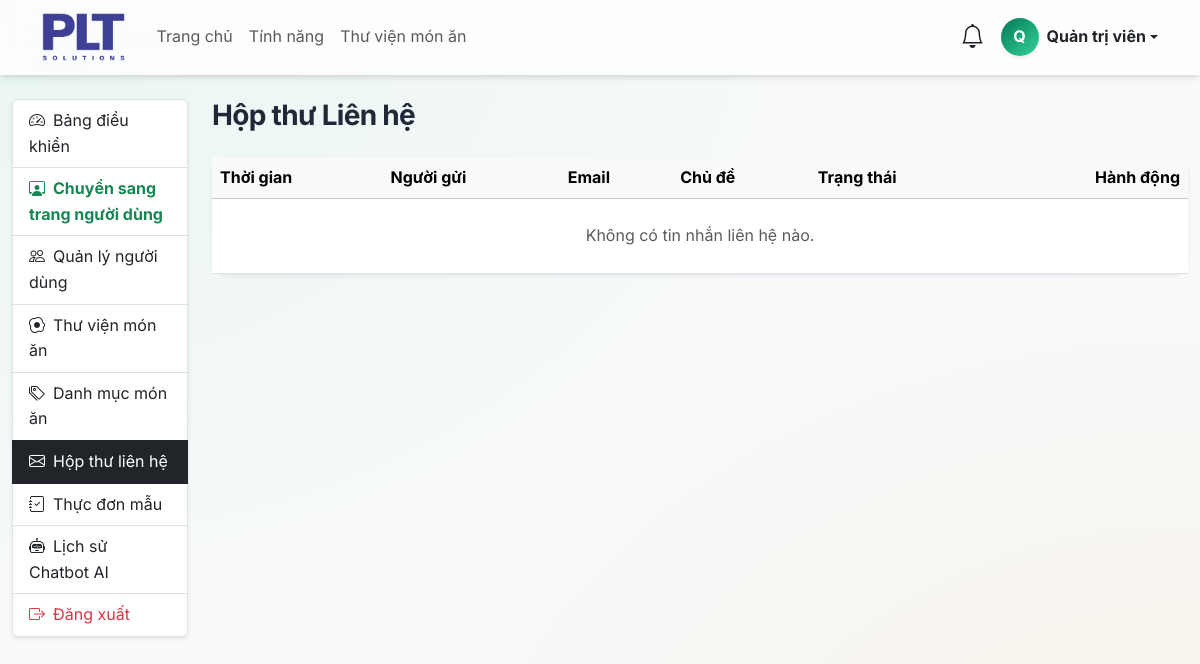
/admin/contact-messages.php (signed in), run on an earlier commit of the app's database.
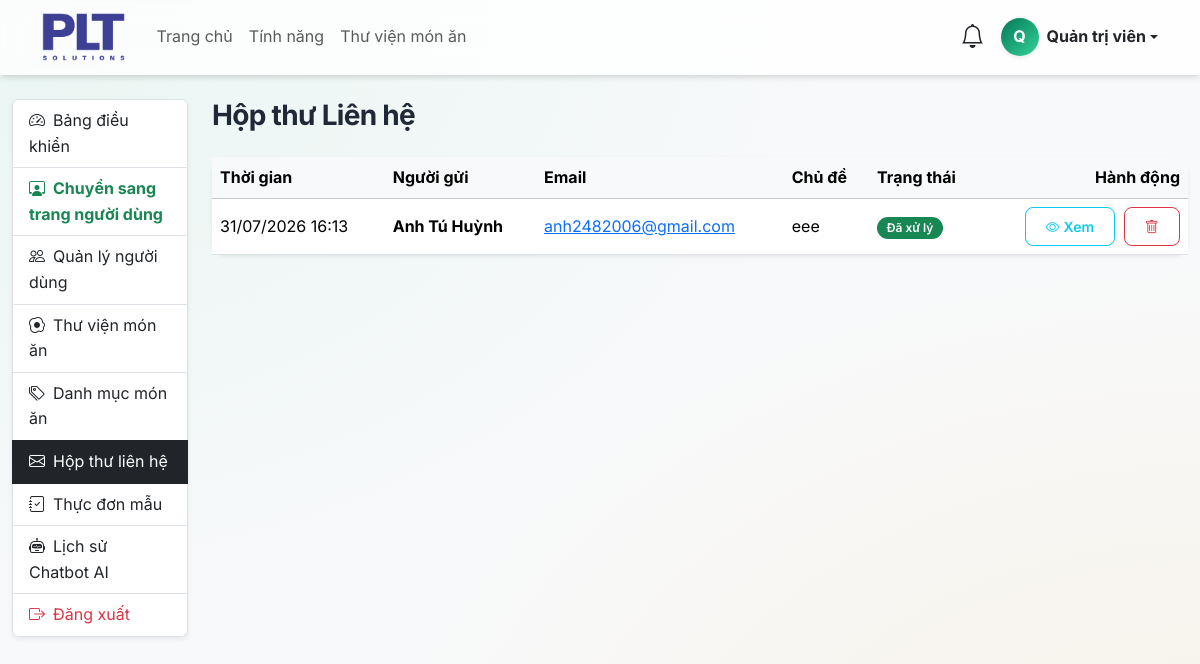
And on a later commit of the database.
### tables this page shows
CREATE TABLE IF NOT EXISTS `contact_messages` (
  `id` bigint UNSIGNED NOT NULL AUTO_INCREMENT,
  `full_name` varchar(150) NOT NULL,
  `email` varchar(190) NOT NULL,
  `subject` varchar(200) NOT NULL,
  `message` text NOT NULL,
  `status` enum('new','read','replied') NOT NULL DEFAULT 'new',
  `created_at` timestamp NOT NULL DEFAULT CURRENT_TIMESTAMP,
  PRIMARY KEY (`id`),
  KEY `idx_contact_messages_status` (`status`),
  KEY `idx_contact_messages_created_at` (`created_at`)
);

### admin/contact-messages.php (the view, shortened to what this page needs)
<?php
$database = new Database();
$conn = $database->getConnection();
$query = "SELECT * FROM contact_messages ORDER BY created_at DESC";
$stmt = $conn->prepare($query);
$stmt->execute();
$messages = $stmt->fetchAll(PDO::FETCH_ASSOC);
$hide_footer = true;
require_once __DIR__ . '/../includes/header.php';
?>
<div class="container-fluid py-4">
    <div class="row">
        <div class="col-md-2">
            <?php require __DIR__ . '/includes/sidebar.php'; ?>
        </div>
        <div class="col-md-10">
            <h3 class="fw-bold mb-4">Hộp thư Liên hệ</h3>
            <div class="card shadow-sm border-0">
                <div class="card-body p-0">
                    <div class="table-responsive">
                        <table class="table table-hover align-middle mb-0">
                            <thead class="table-light">
                                <tr>
                                    <th>Thời gian</th>
                                    <th>Người gửi</th>
                                    <th>Email</th>
                                    <th>Chủ đề</th>
                                    <th>Trạng thái</th>
                                    <th class="text-end">Hành động</th>
                                </tr>
                            </thead>
                            <tbody>
                                <?php foreach ($messages as $msg): ?>
                                <tr class="<?php echo $msg['status'] === 'new' ? 'table-warning' : ''; ?>">
                                    <td><?php echo date('d/m/Y H:i', strtotime($msg['created_at'])); ?></td>
                                    <td class="fw-bold"><?php echo htmlspecialchars($msg['full_name']); ?></td>
                                    <td><a href="mailto:<?php echo htmlspecialchars($msg['email']); ?>"><?php echo htmlspecialchars($msg['email']); ?></a></td>
                                    <td><?php echo htmlspecialchars($msg['subject']); ?></td>
                                    <td>
                                        <?php if ($msg['status'] === 'new'): ?>
                                            <span class="badge bg-danger">Chưa đọc</span>
                                        <?php elseif ($msg['status'] === 'read'): ?>
                                            <span class="badge bg-primary">Đã đọc</span>
                                        <?php else: ?>
                                            <span class="badge bg-success">Đã xử lý</span>
                                        <?php endif; ?>
                                    </td>
                                    <td class="text-end">
                                        <a href="<?php echo BASE_URL; ?>/admin/contact-message-view.php?id=<?php echo $msg['id']; ?>" class="btn btn-sm btn-outline-info me-1" title="Xem chi tiết">
                                            <i class="bi bi-eye"></i> Xem
                                        </a>
                                        <form method="POST" class="d-inline" onsubmit="return confirm('Bạn có chắc chắn muốn xóa tin nhắn này?');">
                                            <button type="submit" class="btn btn-sm btn-outline-danger" title="Xóa">
                                                <i class="bi bi-trash"></i>
                                            </button>
                                        </form>
                                    </td>
                                </tr>
                                <?php endforeach; ?>
                                <?php if (empty($messages)): ?>
                                <tr>
                                    <td colspan="6" class="text-center py-4 text-muted">Không có tin nhắn liên hệ nào.</td>
                                </tr>
                                <?php endif; ?>
                            </tbody>
                        </table>
                    </div>
                </div>
            </div>
        </div>
    </div>
</div>
<?php
if (isset($hide_footer) && $hide_footer) {
    echo '</body></html>';
} else {
    require_once __DIR__ . '/../includes/footer.php';
}
?>

What changed in the data, as far as the page shows it:
added contact_messages: created_at "31/07/2026 16:13", full_name "Anh Tú Huỳnh", email "anh2482006@gmail.com", subject "eee", status "Đã xử lý"
Also different on the page:
text no longer shown: "Không có tin nhắn liên hệ nào."
